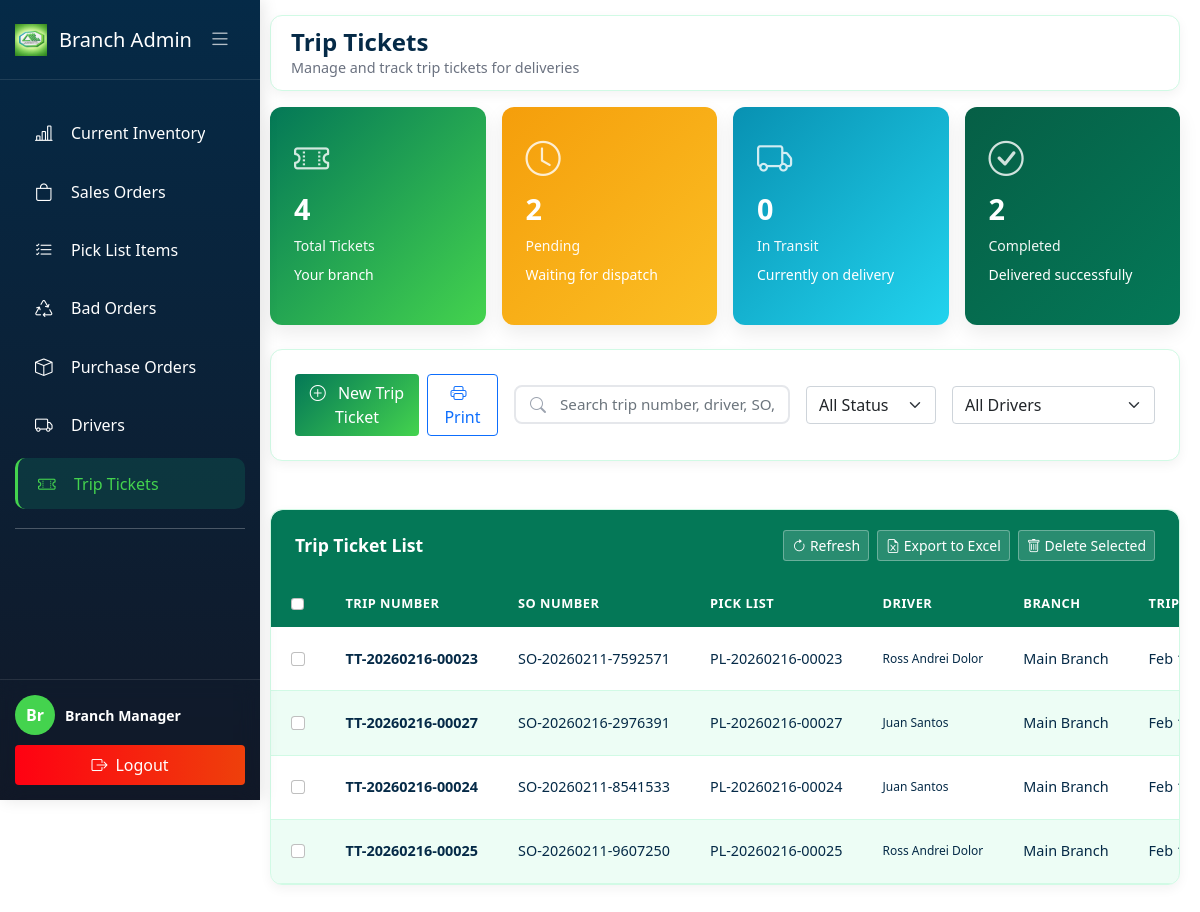
The page /BranchAdmin/trip_tickets.php (signed in) on the database as committed earlier.
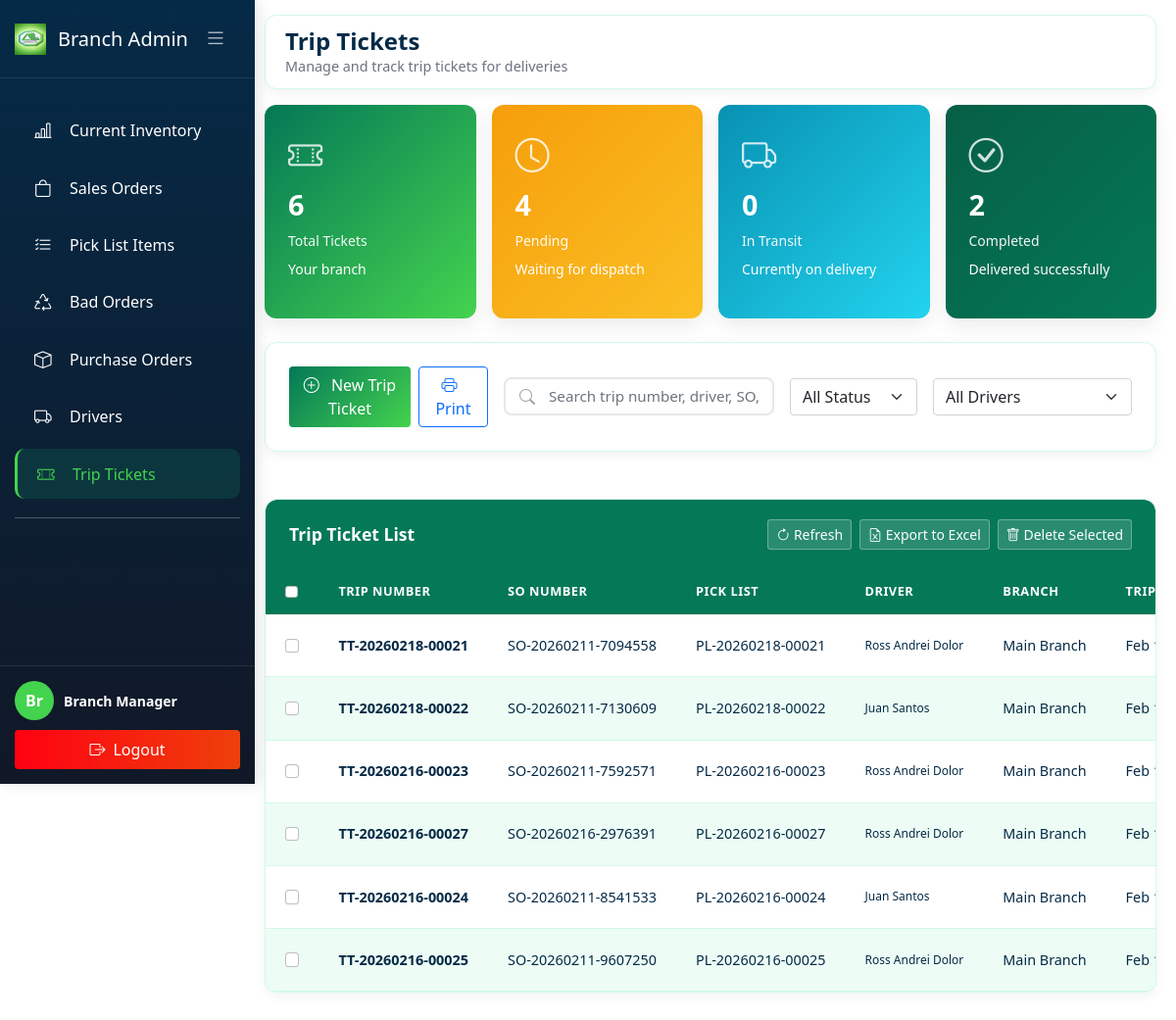
The same page on the database as committed later.
### tables this page shows
CREATE TABLE `trip_tickets` (
  `trip_id` int(11) NOT NULL,
  `trip_number` varchar(50) NOT NULL,
  `so_id` int(11) NOT NULL,
  `picklist_id` int(11) DEFAULT NULL,
  `driver_id` int(11) NOT NULL,
  `branch_id` int(11) NOT NULL,
  `trip_date` date NOT NULL,
  `trip_status` enum('planned','in-progress','completed','delayed','cancelled') DEFAULT 'planned',
  `start_time` datetime DEFAULT NULL,
  `end_time` datetime DEFAULT NULL,
  `total_stops` int(11) DEFAULT NULL,
  `total_delivered` int(11) DEFAULT 0,
  `total_failed` int(11) DEFAULT 0,
  `remarks` text DEFAULT NULL,
  `created_by` int(11) NOT NULL,
  `created_at` timestamp NOT NULL DEFAULT current_timestamp(),
  `updated_at` timestamp NOT NULL DEFAULT current_timestamp() ON UPDATE current_timestamp(),
  `photo_1` varchar(250) DEFAULT NULL
);

CREATE TABLE `sales_orders` (
  `so_id` int(11) NOT NULL,
  `so_number` varchar(50) NOT NULL,
  `customer_id` int(11) NOT NULL,
  `branch_id` int(11) DEFAULT NULL,
  `order_date` datetime NOT NULL,
  `delivery_date` date DEFAULT NULL,
  `total_amount` decimal(12,2) NOT NULL,
  `order_status` enum('pending','confirmed','processing','ready','delivered','cancelled') DEFAULT 'pending',
  `created_by` int(11) NOT NULL,
  `created_at` timestamp NOT NULL DEFAULT current_timestamp(),
  `updated_at` timestamp NOT NULL DEFAULT current_timestamp() ON UPDATE current_timestamp()
);

CREATE TABLE `branches` (
  `branch_id` int(11) NOT NULL,
  `branch_name` varchar(100) NOT NULL,
  `branch_code` varchar(20) NOT NULL,
  `address` varchar(255) DEFAULT NULL,
  `city` varchar(50) DEFAULT NULL,
  `contact_number` varchar(20) DEFAULT NULL,
  `manager_id` int(11) DEFAULT NULL,
  `status` enum('active','inactive') DEFAULT 'active',
  `created_at` timestamp NOT NULL DEFAULT current_timestamp(),
  `updated_at` timestamp NOT NULL DEFAULT current_timestamp() ON UPDATE current_timestamp()
);

### BranchAdmin/trip_tickets.php (the view, shortened to what the rows shown need)
<?php
require_once '../config/database.php';
$branch_id = $_SESSION['branch_id'] ?? 0;
$view_all_branches = $_SESSION['view_all_branches'] ?? false;
$tt_branch_column_exists = false;
$check_tt_column = $conn->query("SHOW COLUMNS FROM trip_tickets LIKE 'branch_id'");
if ($check_tt_column && $check_tt_column->num_rows > 0) {
    $tt_branch_column_exists = true;
}
if ($tt_branch_column_exists && !$view_all_branches) {
    $branch_condition = "AND tt.branch_id = $branch_id";
}
$trip_result = $conn->query($trip_query);
$trip_tickets = $trip_result->fetch_all(MYSQLI_ASSOC);
function formatDateOnly($dateStr) {
    $date = new DateTime($dateStr);
    return $date->format('M d, Y');
}
?>
<!DOCTYPE html>
<html lang="en">
<head>
    <link rel="stylesheet" href="../css/current_inventory.css">
    <link href="https://cdn.jsdelivr.net/npm/bootstrap@5.1.3/dist/css/bootstrap.min.css" rel="stylesheet">
    <link rel="stylesheet" href="https://cdn.jsdelivr.net/npm/bootstrap-icons@1.8.1/font/bootstrap-icons.css">
    <link rel="stylesheet" href="https://cdnjs.cloudflare.com/ajax/libs/font-awesome/6.4.0/css/all.min.css">
    <link href="https://cdn.jsdelivr.net/npm/sweetalert2@11/dist/sweetalert2.min.css" rel="stylesheet">
</head>
<body>
    <div id="appPage">
        <div class="main-content" id="mainContent">
            <div id="tripTicketsContent" class="page-content active">
                <div class="navbar-top">
                    <div class="page-title">
                        <h2>Trip Tickets</h2>
                    </div>
                </div>
                <div class="data-table">
                    <div class="table-container">
                        <table class="table custom-table compact-table" id="tripTicketsTable">
                            <thead>
                                <tr>
                                    <th width="50">
                                        <input type="checkbox" class="form-check-input" id="selectAll" onclick="toggleSelectAll()">
                                    </th>
                                    <th width="120">Trip Number</th>
                                    <th width="120">SO Number</th>
                                    <th width="120">Pick List</th>
                                    <th width="150">Driver</th>
                                    <th width="100">Branch</th>
                                    <th width="100">Trip Date</th>
                                </tr>
                            </thead>
                            <tbody id="tripTicketsTableBody">
                                <?php if (empty($trip_tickets)): ?>
                                <tr>
                                    <td colspan="<?= ($tt_branch_column_exists && $view_all_branches) ? '10' : '9' ?>" class="text-center py-4">
                                        <i class="bi bi-inbox fs-1 d-block text-muted mb-2"></i>
                                        <p class="text-muted mb-0">
                                            No trip tickets found
                                            <?php if ($tt_branch_column_exists && !$view_all_branches): ?>
                                                for your branch
                                            <?php endif; ?>
                                        </p>
                                    </td>
                                </tr>
                                <?php else: ?>
                                    <?php foreach ($trip_tickets as $ticket):
                                        $driver_display = $ticket['picklist_driver_name'] ?: $ticket['driver_name'] ?: 'Unassigned';
                                    ?>
                                    <tr class="trip-row"
                                        data-id="<?= $ticket['trip_id'] ?>"
                                        data-trip-number="<?= htmlspecialchars($ticket['trip_number']) ?>"
                                        data-driver="<?= htmlspecialchars($driver_display) ?>"
                                        data-status="<?= $ticket['trip_status'] ?>"
                                        data-branch="<?= $ticket['branch_id'] ?? '' ?>">
                                        <td>
                                            <input type="checkbox" class="form-check-input ticket-checkbox" value="<?= $ticket['trip_id'] ?>">
                                        </td>
                                        <td><strong><?= htmlspecialchars($ticket['trip_number']) ?></strong></td>
                                        <td>
                                            <?php if ($ticket['so_number']): ?>
                                                <?= htmlspecialchars($ticket['so_number']) ?>
                                            <?php else: ?>
                                                <span class="text-muted">N/A</span>
                                            <?php endif; ?>
                                        </td>
                                        <td>
                                            <?php if ($ticket['pick_list_number']): ?>
                                                <?= htmlspecialchars($ticket['pick_list_number']) ?>
                                            <?php else: ?>
                                                <span class="text-muted">N/A</span>
                                            <?php endif; ?>
                                        </td>
                                        <td>
                                            <div class="driver-info">
                                                <?= htmlspecialchars($driver_display) ?>
                                            </div>
                                        </td>
                                        <td><?= htmlspecialchars($ticket['branch_name']) ?></td>
                                        <td><?= formatDateOnly($ticket['trip_date']) ?></td>
                                    </tr>
                                    <?php endforeach; ?>
                                <?php endif; ?>
                            </tbody>
                        </table>
                    </div>
            </div>
        </div>
    </div>
</body>
</html>

Rows that differ between the two databases and show on the page:
added trip_tickets: trip_number "TT-20260218-00021", so.so_number "SO-20260211-7094558", pick_list_number "PL-20260218-00021", driver_display "Ross Andrei Dolor", branch.branch_name "Main Branch", trip_date "Feb…"
added trip_tickets: trip_number "TT-20260218-00022", so.so_number "SO-20260211-7130609", pick_list_number "PL-20260218-00022", driver_display "Juan Santos", branch.branch_name "Main Branch", trip_date "Feb…"
changed trip_tickets "TT-20260216-00027": driver_display "Juan Santos" → "Ross Andrei Dolor"
Other text that changed with them:
$statTotalTickets: "4" → "6"
$statPendingTickets: "2" → "4"
